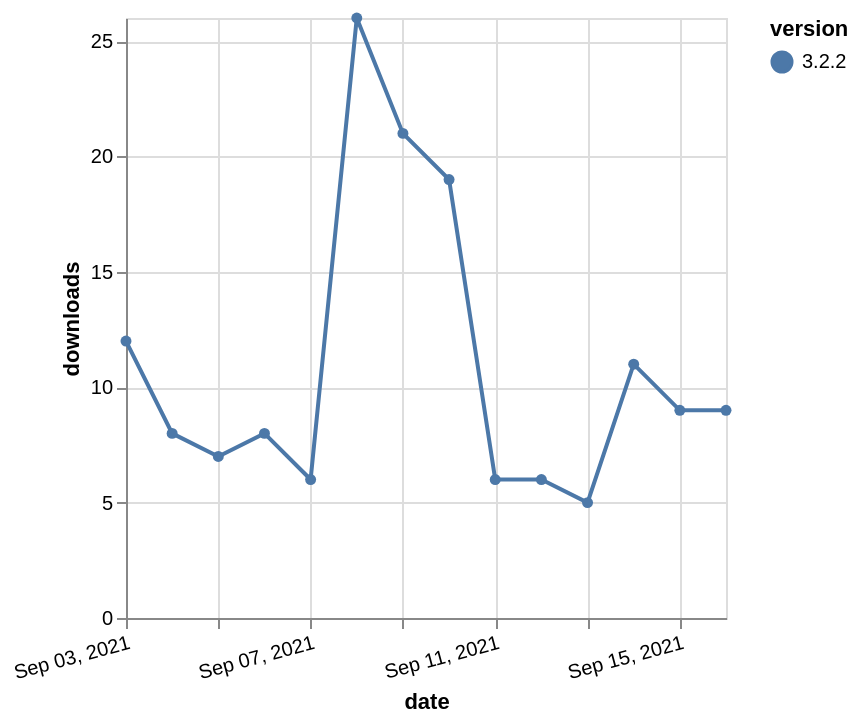

The Vega-Lite source for this figure:
### Vega-Lite specification from a JSON file in a GitHub repository (floating-point values rounded to 4 significant figures)
{"$schema": "https://vega.github.io/schema/vega-lite/v5.json", "description": "A simple bar chart with embedded data.", "data": {"values": [{"date": "2021-09-03", "total": 14009, "delta": 12, "version": "3.2.2"}, {"date": "2021-09-04", "total": 14017, "delta": 8, "version": "3.2.2"}, {"date": "2021-09-05", "total": 14024, "delta": 7, "version": "3.2.2"}, {"date": "2021-09-06", "total": 14032, "delta": 8, "version": "3.2.2"}, {"date": "2021-09-07", "total": 14038, "delta": 6, "version": "3.2.2"}, {"date": "2021-09-08", "total": 14064, "delta": 26, "version": "3.2.2"}, {"date": "2021-09-09", "total": 14085, "delta": 21, "version": "3.2.2"}, {"date": "2021-09-10", "total": 14104, "delta": 19, "version": "3.2.2"}, {"date": "2021-09-11", "total": 14110, "delta": 6, "version": "3.2.2"}, {"date": "2021-09-12", "total": 14116, "delta": 6, "version": "3.2.2"}, {"date": "2021-09-13", "total": 14121, "delta": 5, "version": "3.2.2"}, {"date": "2021-09-14", "total": 14132, "delta": 11, "version": "3.2.2"}, {"date": "2021-09-15", "total": 14141, "delta": 9, "version": "3.2.2"}, {"date": "2021-09-16", "total": 14150, "delta": 9, "version": "3.2.2"}]}, "width": "container", "mark": {"type": "line", "point": {"filled": true}}, "encoding": {"x": {"field": "date", "type": "temporal", "timeUnit": "yearmonthdate", "title": "date", "axis": {"labelAngle": -15}}, "y": {"field": "delta", "type": "quantitative", "title": "downloads"}, "color": {"field": "version", "type": "nominal"}, "tooltip": {"field": "delta"}}}
